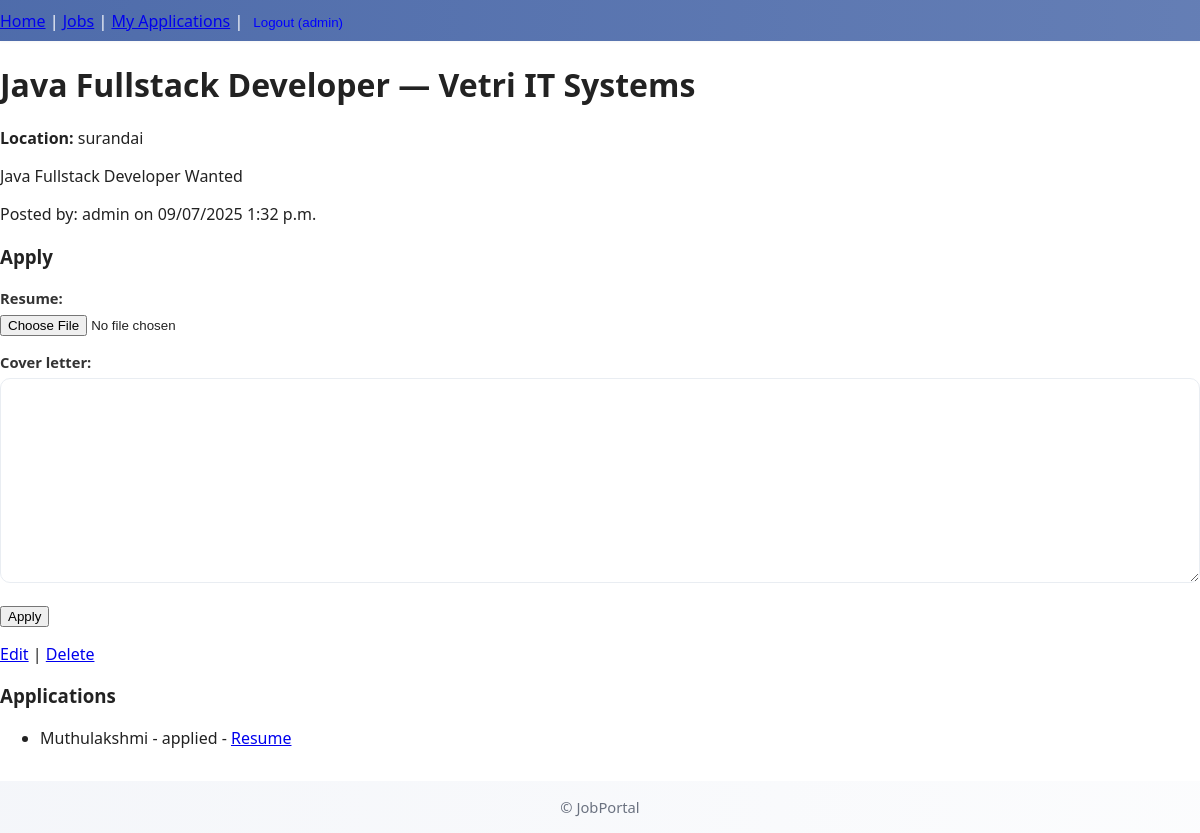
The page /jobs/2/ (signed in) on the database its author committed.
### jobs/models.py (models this page shows, shortened)
class Job(models.Model):
    title = models.CharField(max_length=255)
    company = models.CharField(max_length=255)
    description = models.TextField()
    location = models.CharField(max_length=255, blank=True)
    posted_by = models.ForeignKey(User, related_name='jobs', on_delete=models.CASCADE)
    created_at = models.DateTimeField(auto_now_add=True)
    updated_at = models.DateTimeField(auto_now=True)
    class Meta:
        ordering = ['-created_at']

class Application(models.Model):
    STATUS_CHOICES = (
        ('applied', 'Applied'),
        ('under_review', 'Under Review'),
        ('rejected', 'Rejected'),
        ('accepted', 'Accepted'),
        ('withdrawn', 'Withdrawn'),
    )
    job = models.ForeignKey(Job, related_name='applications', on_delete=models.CASCADE)
    applicant = models.ForeignKey(User, related_name='applications', on_delete=models.CASCADE)
    resume = models.FileField(upload_to=resume_upload_to, validators=[resume_file_validator])
    cover_letter = models.TextField(blank=True)
    status = models.CharField(max_length=20, choices=STATUS_CHOICES, default='applied')
    applied_at = models.DateTimeField(auto_now_add=True)
    class Meta:
        unique_together = ('job', 'applicant')  # prevents duplicate applications

### jobs/views.py (the view)
# urls.py: path('jobs/<int:pk>/', views.JobDetailView.as_view(), name='job_detail'),
class JobDetailView(DetailView):
    model = Job
    template_name = 'jobs/job_detail.html'
    context_object_name = 'job'
    def get_context_data(self, **kwargs):
        ctx = super().get_context_data(**kwargs)
        job = self.get_object()
        ctx['applications'] = job.applications.all() if self.request.user == job.posted_by else None
        ctx['application_form'] = ApplicationForm()
        return ctx

### jobs/forms.py
class ApplicationForm(forms.ModelForm):
    class Meta:
        model = Application
        fields = ['resume', 'cover_letter']

### jobs/templates/jobs/job_detail.html (shortened to what this page needs)
{% extends 'jobs/Layout/base.html' %}
{% block content %}
<h1>{{ job.title }} — {{ job.company }}</h1>
<p><strong>Location:</strong> {{ job.location }}</p>
<p>{{ job.description|linebreaks }}</p>
<p>Posted by: {{ job.posted_by.username }} on {{ job.created_at|date:"SHORT_DATETIME_FORMAT" }}</p>
{% if user.is_authenticated and user.profile.role == 'applicant' %}
  <h3>Apply</h3>
  <form action="{% url 'jobs:job_apply' job.pk %}" method="post" enctype="multipart/form-data">
    {{ application_form.as_p }}
    <button type="submit">Apply</button>
  </form>
{% elif not user.is_authenticated %}
  <p><a href="{% url 'login' %}?next={{ request.path }}">Login</a> to apply.</p>
{% endif %}
{% if user == job.posted_by %}
  <p>
    <a href="{% url 'jobs:job_edit' job.pk %}">Edit</a> |
    <a href="{% url 'jobs:job_delete' job.pk %}">Delete</a>
  </p>
  <h3>Applications</h3>
  <ul>
    {% for app in job.applications.all %}
      <li>{{ app.applicant.username }} - {{ app.status }} - <a href="{{ app.resume.url }}">Resume</a></li>
    {% empty %}
      <li>No applications yet.</li>
    {% endfor %}
  </ul>
{% endif %}
{% endblock %}

### jobs/templates/jobs/Layout/base.html (shortened to what this page needs)
<!doctype html>
<html lang="en">
<head>
  {% load static %}
  <link rel="stylesheet" href="{% static 'css/styles.css' %}">
</head>
<body>
  <nav>
    <a href="{% url 'jobs:home' %}">Home</a> |
    <a href="{% url 'jobs:job_list' %}">Jobs</a>
    {% if user.is_authenticated %}
      {% if user.profile.role == 'employer' %}
        | <a href="{% url 'jobs:employer_dashboard' %}">Employer Dashboard</a>
        | <a href="{% url 'jobs:job_create' %}">Post a Job</a>
      {% else %}
        | <a href="{% url 'jobs:my_applications' %}">My Applications</a>
      {% endif %}
      |
      <form method="post" action="{% url 'jobs:logout' %}" style="display:inline;">
        <button type="submit" style="background:none; border:none; color:blue; cursor:pointer;">
          Logout ({{ user.username }})
        </button>
      </form>
    {% else %}
      | <a href="{% url 'jobs:login' %}">Login</a> | <a href="{% url 'jobs:signup' %}">Register</a>
    {% endif %}
  </nav>
  <main>
    {% block content %}{% endblock %}
  </main>
  <footer>
    <p>&copy; {{ year }} JobPortal</p>
  </footer>
</body>
</html>

### jobs/static/css/styles.css (style rules this page uses)
* { box-sizing: border-box; }
html,body { height: 100%; margin:0; padding:0; font-family: "Montserrat", system-ui, -apple-system, "Segoe UI", Roboto, "Helvetica Neue", Arial; -webkit-font-smoothing:antialiased; -moz-osx-font-smoothing:grayscale; color:#222; background:#fff; }
:root { --primary:#4B69A9; --black:#000000; --white:#ffffff; --muted:#6b7280; --light:#F5F5F5; --success:#16a34a; --danger:#ef4444; --glass: rgba(255,255,255,0.6); --radius:12px; --card-radius:14px; --shadow-sm: 0 1px 3px rgba(16,24,40,0.04); --shadow-md: 0 8px 24px rgba(16,24,40,0.08); }
nav { background: linear-gradient(90deg, rgba(75,105,169,0.98), rgba(75,105,169,0.86)); color:var(--white); padding:0.6rem 0; box-shadow: var(--shadow-sm); position:sticky; top:0; z-index:50; }
form { background:transparent; }
label { display:block; margin-bottom:.35rem; font-weight:600; color:#333; font-size:.92rem; }
input[type="text"], input[type="email"], input[type="password"], textarea, select { width:100%; padding:.72rem .8rem; border-radius:10px; border:1px solid #e9edf2; background:var(--white); font-size:0.96rem; color:#111; }
textarea { min-height:140px; resize:vertical; }
footer { background: linear-gradient(90deg, rgba(75,105,169,0.06), rgba(75,105,169,0.02)); padding:1rem 0; margin-top:2rem; }
footer p { text-align:center; margin:0; color:var(--muted); font-size:.92rem; }
a, button { transition: all .14s ease; }

### rows shown on the page
Job: title "Java Fullstack Developer", company "Vetri IT Systems", location "surandai", description "Java Fullstack Developer Wanted", posted_by.username "admin", created_at "09/07/2025 1:32 p.m."
Application: applicant.username "Muthulakshmi", status "applied"

### other values the page prints
{{ user.username }} "admin"
